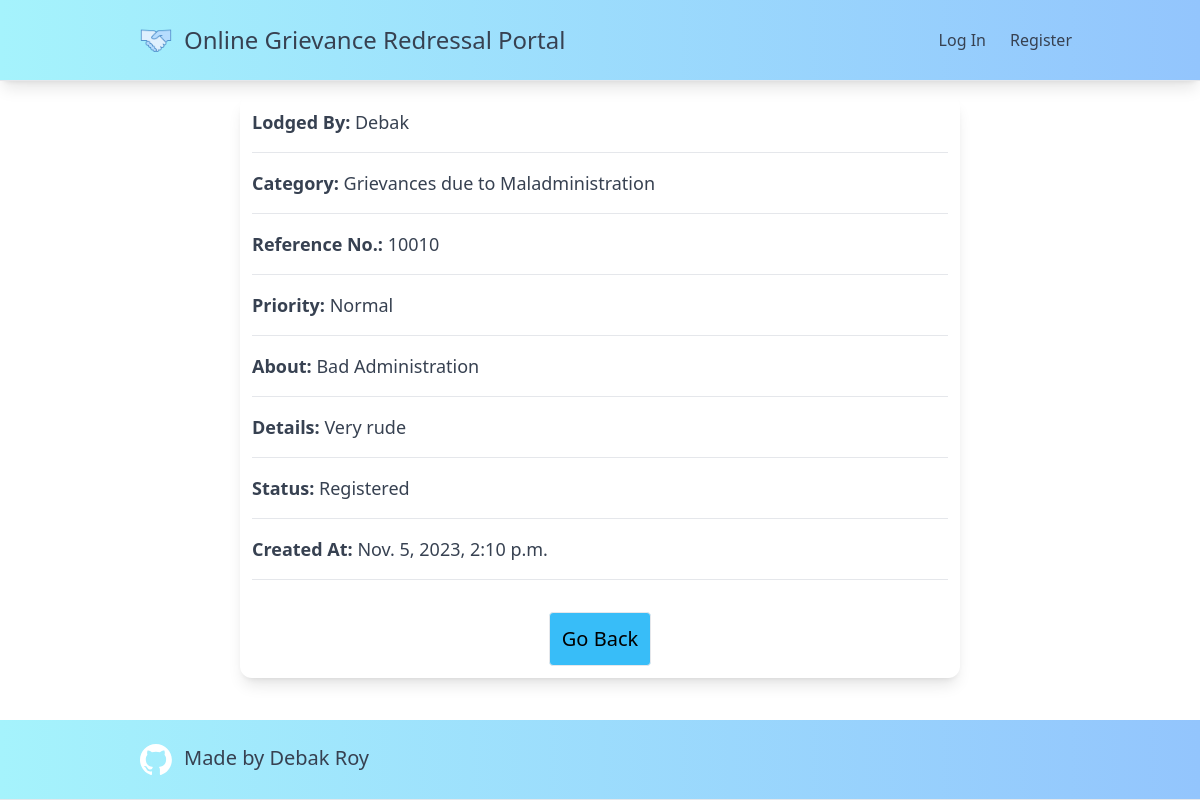
The app's page /grievance_detail/10010, older data.
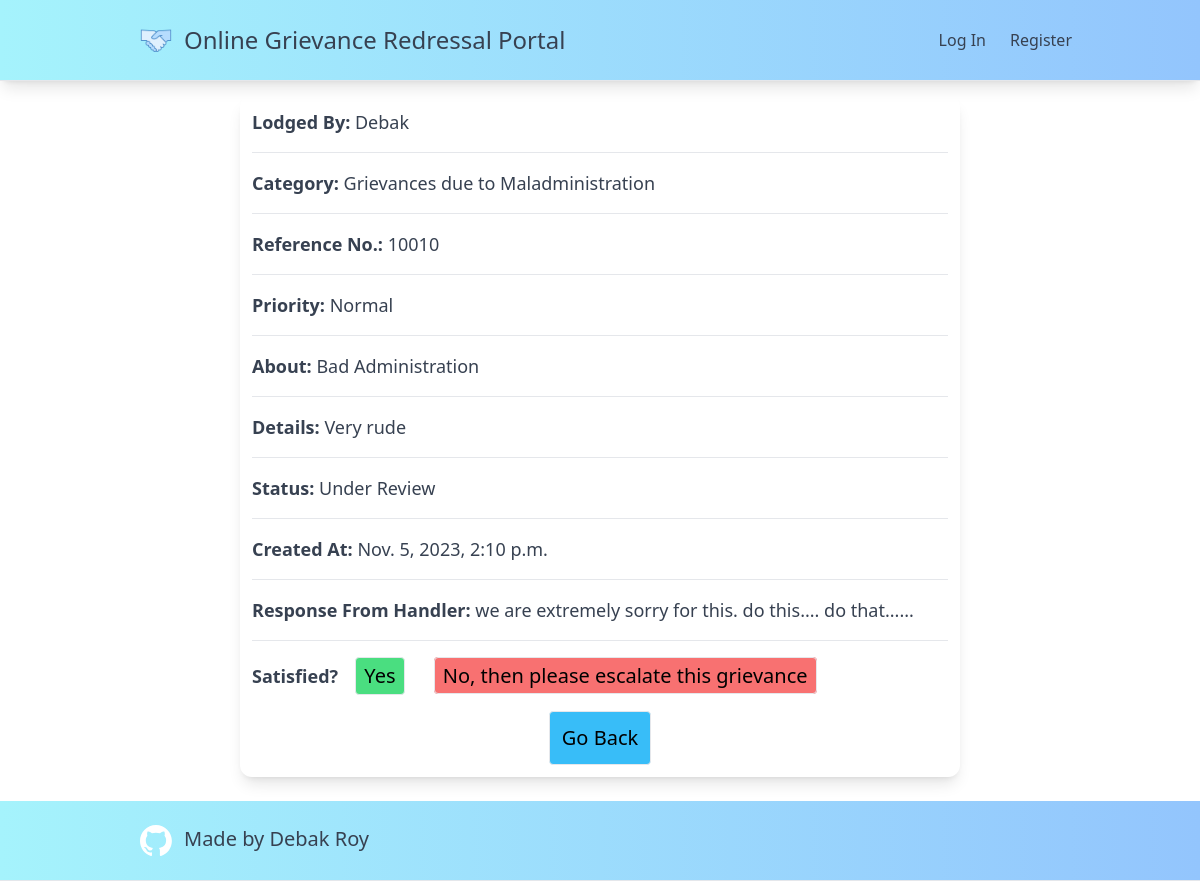
The same page, newer data.
### app/models.py (models this page shows, shortened)
class Grievance(models.Model):
    user = models.ForeignKey(User, on_delete=models.CASCADE, related_name='user')
    category = models.CharField(max_length=100)
    priority = models.CharField(max_length=100, choices=PRIORITY_CHOICES, default="Normal")
    details = models.CharField(max_length=2000)
    about = models.CharField(max_length=500, default="No Value")
    status = models.CharField(max_length=100, choices=STATUS_CHOICES, default="Registered")
    created_at = models.DateTimeField(auto_now_add=True)
    ref_no = models.IntegerField(default=100)
    handler_response = models.CharField(max_length=500, default="")
    satisfied = models.BooleanField(default=False)

class User(AbstractUser):
    phone_number = models.IntegerField(default=0)
    address = models.CharField(max_length=500, default="No Value")
    state = models.CharField(max_length=100, default="No Value")
    gender = models.CharField(max_length=50, default="No Value")
    handler = models.BooleanField(default=False)

### app/views.py (the view)
# urls.py: path("grievance_detail/<int:ref_no>", views.grievance_detail, name="grievance_detail"),
def grievance_detail(request, ref_no):
    grievance_obj = Grievance.objects.get(ref_no=ref_no)
    return render(request, 'app/grievance_detail.html', {
        "grievance": grievance_obj,
        "response_len": len(grievance_obj.handler_response),
    })

### app/templates/app/grievance_detail.html (shortened to what this page needs)
{% extends 'app/dash_base.html' %}
{% block body %}
<div class="mt-24 w-3/5 mx-auto text-xl grid grid-col-1 gap-4 shadow-lg p-3 rounded-xl">
    <p class="text-gray-700 text-lg"><strong>Lodged By:</strong> {{ grievance.user.username }}</p><hr>
    <p class="text-gray-700 text-lg"><strong>Category:</strong> {{ grievance.category }}</p><hr>
    <p class="text-gray-700 text-lg"><strong>Reference No.:</strong> {{ grievance.ref_no }}</p><hr>
    <p class="text-gray-700 text-lg"><strong>Priority:</strong> {{ grievance.priority }}</p><hr>
    <p class="text-gray-700 text-lg"><strong>About:</strong> {{ grievance.about }}</p><hr>
    <p class="text-gray-700 text-lg"><strong>Details:</strong> {{ grievance.details }}</p><hr>
    <p class="text-gray-700 text-lg"><strong>Status:</strong> {{ grievance.status }}</p><hr>
    <p class="text-gray-700 text-lg"><strong>Created At:</strong> {{ grievance.created_at }}</p><hr>
    {% if request.user.handler %}
        <div>
            <form action="{% url 'handler_response' grievance.ref_no%}" method="post" class="w-full mx-auto flex flex-col">
                {% csrf_token %}
                <label class="text-gray-700 text-lg" for="about"><strong>Respond:</strong></label>
                <textarea class="text-lg px-3 py-2 mb-6 border border-gray-500 rounded-xl" required name="response" id="" cols="30" rows="3"></textarea>
                <input type="submit" class="p-3 border border-gray-200 bg-sky-400 hover:bg-sky-600 rounded mx-auto">
            </form>
        </div>
    {% else %}
        <div class="grid grid-col-1 gap-4">
            {% if response_len > 2 %}
                <p class="text-gray-700 text-lg"><strong>Response From Handler:</strong> {{ grievance.handler_response }}</p><hr>
                {% if not grievance.satisfied %}
                    <form action="{% url 'satisfied_fn' grievance.ref_no %}" method="post">
                        <strong class="text-gray-700 text-lg">Satisfied?</strong>
                        <input type="submit" name="satisfied" value="Yes" class="mx-3 px-2 py-1 border border-gray-200 bg-green-400 hover:bg-green-600 rounded">
                        <a href="{% url 'escalate' %}" class="mx-3 px-2 py-1 border border-gray-200 bg-red-400 hover:bg-red-600 rounded">No, then please escalate this grievance</a>
                    </form>
                {% else %}
                    <p class="text-green-400 text-lg"><strong>You marked this response as satisfactory.</strong></p>
                {% endif %}
            {% endif %}
        </div>
    {% endif %}
    <a href="{% url 'register_grievance' %}" class="p-3 border border-gray-200 bg-sky-400 hover:bg-sky-600 rounded mx-auto">Go Back</a>
</div>
{% endblock %}

### app/templates/app/dash_base.html (shortened to what this page needs)
{% extends 'app/layout.html' %}
{% load static %}
{% block footer %}
    <footer class="mt-6 px-32 py-6 flex justify-between border-b border-gray-200 bg-gradient-to-r from-cyan-200 to-blue-300">
        <a href="https://github.com/slayeh17" class="text-xl text-gray-700 hover:underline flex"><img src="{% static 'images/github-mark-white.svg' %}" class="w-8 mx-3">Made by Debak Roy</a>
    </footer>
{% endblock %}

### app/templates/app/layout.html (shortened to what this page needs)
{% load static %}
<!DOCTYPE html>
<html lang="en">
    <head>
        <script src="https://cdn.tailwindcss.com"></script>
    </head>
    <body class="flex flex-col justify-between h-screen">
            <nav class="px-32 py-6 flex justify-between items-center border-b border-gray-200 fixed right-0 left-0 top-0 bg-gradient-to-r from-cyan-200 to-blue-300 text-gray-700 shadow-lg">
            <a class="text-2xl flex" href="/"><img class="w-8 mx-3" src="{% static 'images/icons8-handshake-80.png' %}">Online Grievance Redressal Portal</a>
            <div>
              <ul class="flex space-x-6">
                {% if user.is_authenticated %}
                    <li class="nav-item">
                        <a class="hover:underline" href="{% url 'logout' %}">Log Out</a>
                    </li>
                {% else %}
                    <li class="nav-item">
                        <a class="hover:underline" href="{% url 'login' %}">Log In</a>
                    </li>
                    <li class="nav-item">
                        <a class="hover:underline" href="{% url 'register' %}">Register</a>
                    </li>
                {% endif %}
              </ul>
            </div>
          </nav>
        <div class="body">
            {% block body %}
            {% endblock %}
        </div>
        {% block footer %}{% endblock %}
    </body>
</html>

Row changes from the older to the newer data that the page shows:
changed Grievance "Grievances due to Maladministration": status "Registered" → "Under Review"; handler_response (not shown) → "we are extremely sorry for this. do this.... do that......"
Text that changed along with them:
form field satisfied: (not shown) → "Yes"
text now shown: "Response From Handler: Satisfied? No, then please escalate this grievance"
